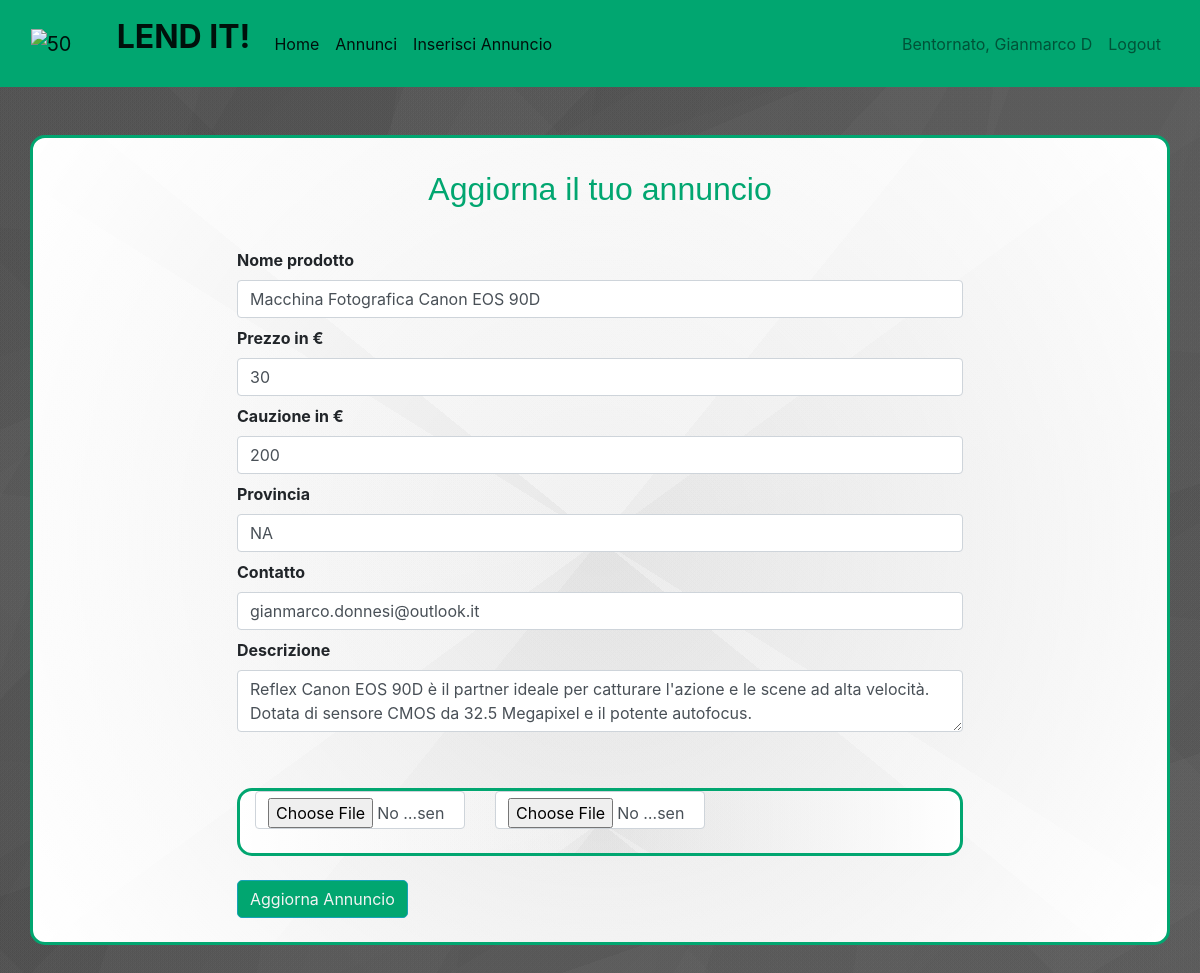
Screenshot of /updateproduct1 (signed in) with the database file from the repository.
### market/models.py (models this page shows, shortened)
class User(db.Model, UserMixin):
    id = db.Column(db.Integer(), primary_key=True)
    username = db.Column(db.String(length=30), nullable=False, unique=True)
    email_address = db.Column(db.String(length=50), nullable=False, unique=True)
    password_hash = db.Column(db.String(length=60), nullable=False)
    items = db.relationship('Item', backref='owned_user', lazy=True)
    @property
    def password(self):
        return self.password

class Item(db.Model):
    __searchable__ = ['name', 'provincia']
    id = db.Column(db.Integer(), primary_key=True)
    name = db.Column(db.String(length=30), nullable=False, unique=True)
    price = db.Column(db.Integer(), nullable=False)
    cauzione = db.Column(db.Integer(), nullable=False)
    provincia = db.Column(db.String(length=2), nullable=False)
    description = db.Column(db.String(length=2000), nullable=False, unique=True)
    contatto = db.Column(db.String(length=60), nullable=False, unique=True)
    owner = db.Column(db.Integer(), db.ForeignKey('user.id'))
    image1 = db.Column(db.String(150), nullable=False)
    image2 = db.Column(db.String(150), nullable=False)

### market/routes.py (the view, shortened to what this page needs)
@app.route('/updateproduct<int:id>', methods=['POST', 'GET'])
def updateproduct(id):
    item = Item.query.get_or_404(id)
    form = Addproducts(request.form)
    form.nome.data = item.name
    form.price.data = item.price
    form.caution.data = item.cauzione
    form.province.data = item.provincia
    form.contact.data = item.contatto
    form.description.data = item.description
    return render_template('aggiorna_annuncio.html', form=form, item=item)

### market/forms.py
class Addproducts(Form):
    nome = StringField('Nome prodotto', [validators.DataRequired()])
    price = IntegerField('Prezzo in €', [validators.DataRequired()])
    caution = IntegerField('Cauzione in €', [validators.DataRequired()])
    province = StringField('Provincia', validators=[Length(max=2), DataRequired()])
    contact = StringField('Contatto', validators=[Length(max=50), DataRequired()])
    description = TextAreaField('Descrizione', validators=[Length(max=180), DataRequired()])
    submit = SubmitField(label='Inserisci Annuncio')
    image_1 = FileField('Prima immagine', validators=[FileRequired(), FileAllowed(['jpg', 'png', 'jpeg'])])
    image_2 = FileField('Seconda immagine', validators=[FileRequired(), FileAllowed(['jpg', 'png', 'jpeg'])])

### market/models.py (called while the page is built)
@login_manager.user_loader
def load_user(user_id):
    return User.query.get(int(user_id))

### market/templates/aggiorna_annuncio.html (shortened to what this page needs)
{% extends 'base.html' %}
{% block content %}
    <div class="container1">
    <br><br>
<div class = "container" >
     <div class="row">
     <div class="col-md-2"></div>
     <div class="col-md-8">
         <br>
         <h2 class="text-center  p-2">Aggiorna il tuo annuncio</h2>
         <br>
         {%  from "_formhelpers.html" import render_field %}
         <form action="" method="POST" enctype="multipart/form-data">
             {{ render_field(form.nome, class="form-control", placeholder="Titolo Annuncio")}}
             {{ render_field(form.price, class="form-control", placeholder="Prezzo P/G")}}
             {{ render_field(form.caution, class="form-control", placeholder="Cauzione")}}
             {{ render_field(form.province, class="form-control", placeholder="Provincia")}}
             {{ render_field(form.contact, class="form-control", placeholder="Contatto (email)")}}
             {{ render_field(form.description, class="form-control", placeholder="Inserisci Descrizione")}}
           <br>
             <br>
             <div class="container">
                 <div class="row">
                     <div class="col-md-4"><input type="file" name="image1" class="form-control"></div>
                     <div class="col-md-4"><input type="file" name="image2" class="form-control"></div>
                 </div>
                 <br>
             </div>
             <button type="submit" class="btn btn-outline-info mt-4">Aggiorna Annuncio</button>
         </form>
<br>
     </div>
</div>
</div>
    </div>
{% endblock content %}

### market/templates/base.html (shortened to what this page needs)
<!doctype html>
<html lang="en">
   <head>
      <link rel="stylesheet" href="https://cdn.jsdelivr.net/npm/bootstrap@4.5.3/dist/css/bootstrap.min.css">
      <link rel="stylesheet" href="https://cdnjs.cloudflare.com/ajax/libs/animate.css/4.1.1/animate.min.css"/>
   </head>
   <body>
  <nav class="navbar navbar-expand-lg navbar-light " style="background-color: #01A670;">
  <div class="container-fluid">
    <a class="navbar-brand" href="#">
      <img src="{{url_for('static', filename='stretta-791x470.png')}}" alt="50" width="80" height="45" class="d-inline-block align-text-top">
     <font  size="6"> <strong>  LEND IT! </strong> </font>
    </a>
    <div class="collapse navbar-collapse" id="navbarSupportedContent">
      <ul class="navbar-nav mr-auto">
           <li class="nav-item active">
          <a class="nav-link active" aria-current="page" href="{{ url_for('home_page') }}">Home</a>
        </li>
        <li class="nav-item active">
          <a class="nav-link active" aria-current="page" href="{{ url_for('annunci_page') }}">Annunci</a>
        </li>
          <li class="nav-item active">
          <a class="nav-link active" aria-current="page" href="{{ url_for('insert_product') }}">Inserisci Annuncio</a>
        </li>
        </ul>
    </div>
          {% if current_user.is_authenticated %}
            <ul class="navbar-nav">
                <li class="nav-item">
                    <a class="nav-link" style="color: lawngreen; font-weight: bold">
                    </a>
                </li>
                <li class="nav-item">
                    <a class="nav-link">Bentornato, {{ current_user.username }}</a>
                </li>
                <li class="nav-item">
                    <a class="nav-link" href="{{ url_for('logout_page')}}">Logout</a>
                </li>
            </ul>
          {% endif %}
          </div>
    </nav>
 {% block content %}{% endblock %}
</html>

### market/templates/_formhelpers.html (shortened to what this page needs)
{% macro render_field(field) %}
  <dt>{{ field.label }}
  <dd>{{ field(**kwargs)|safe }}
  </dd>
{% endmacro %}>

### rows the page displays
User: username "Gianmarco D"
Item: price "30", description "Reflex Canon EOS 90D è il partner ideale per catturare l'azione e le scene ad alta velocità. Dotata di sensore CMOS da 32.5 Megapixel e il potente autofocus."

### other values shown
{{ field.label }} "Nome prodotto Prezzo in € Cauzione in € Provincia Contatto Descrizione"
